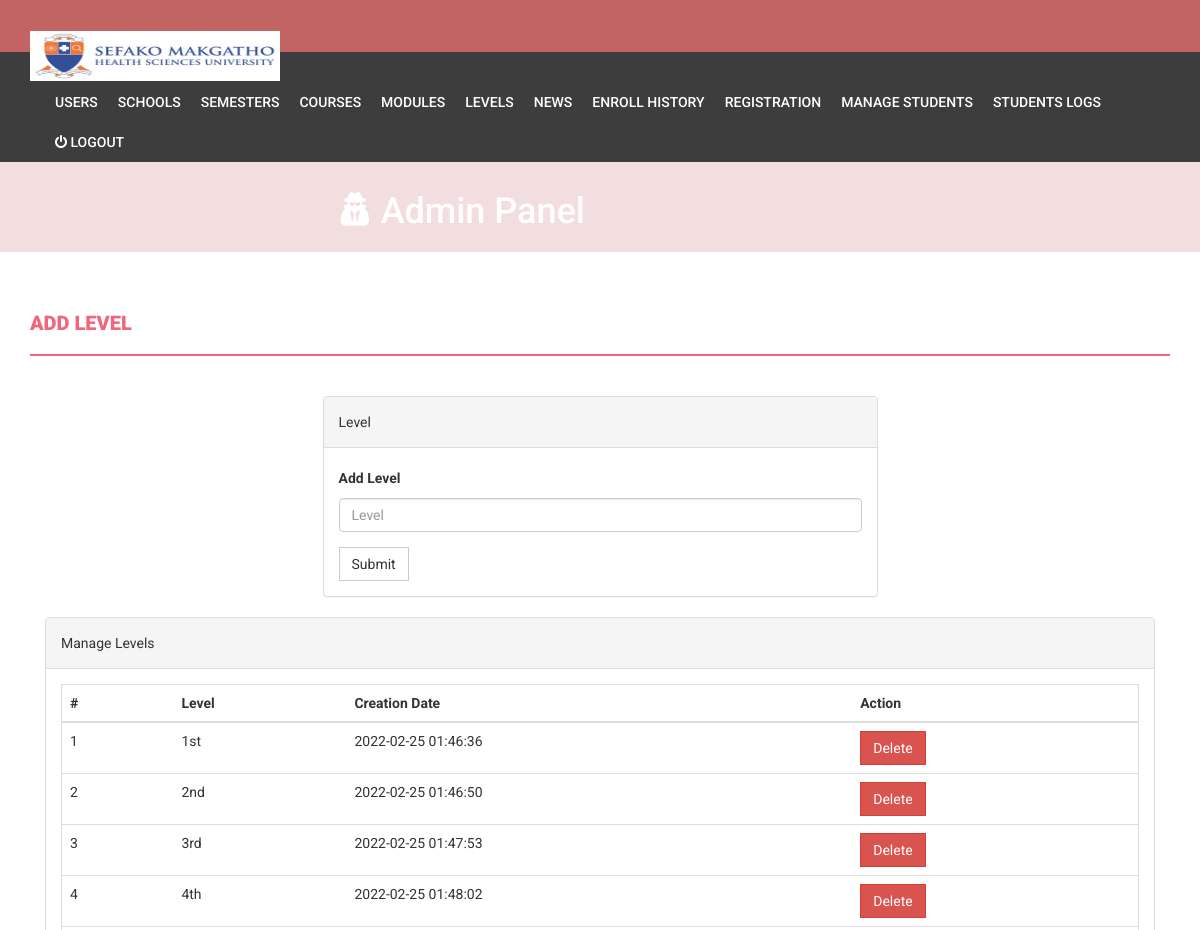
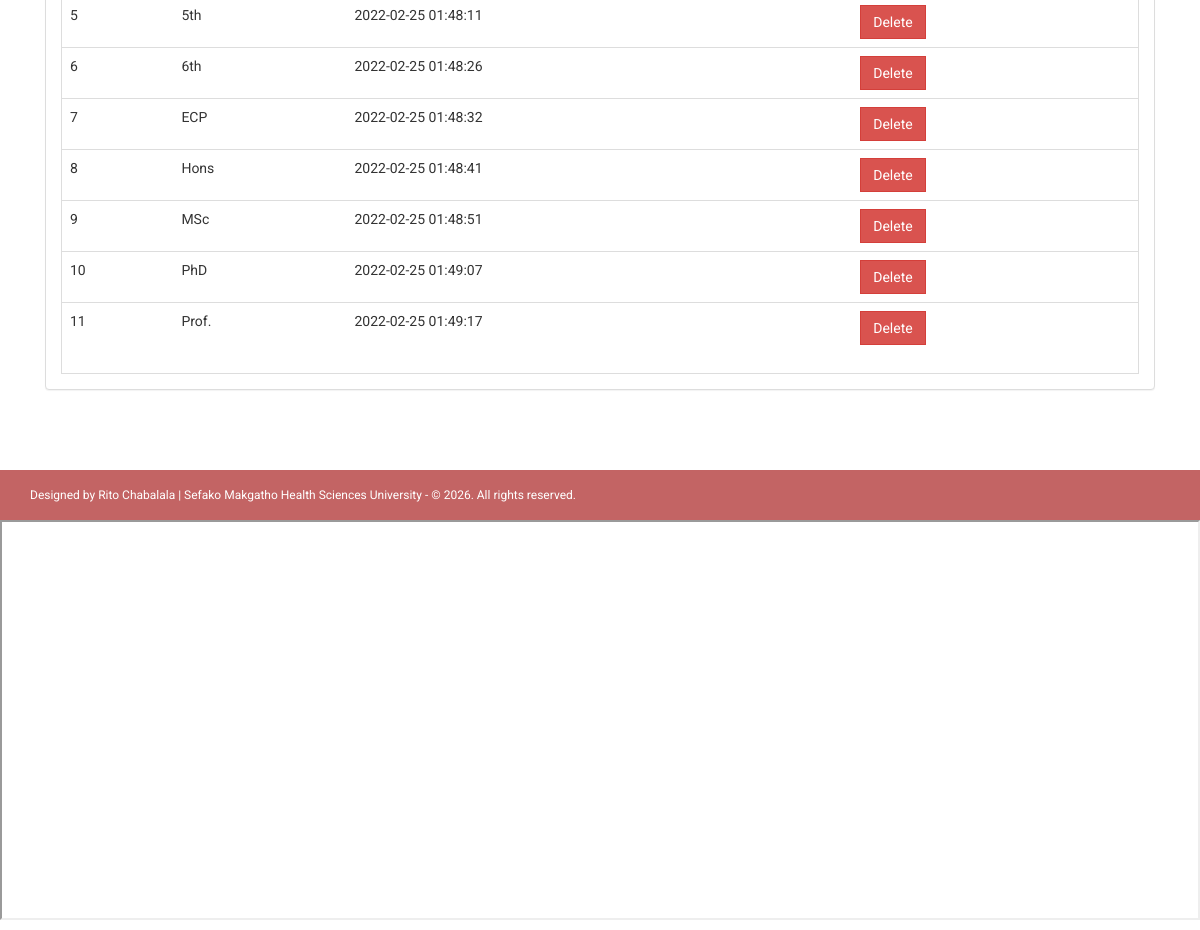
Page /admin/level.php (signed in) on the committed database (2 pictures, top to bottom).
### tables this page shows
CREATE TABLE `level` (
  `id` int(11) NOT NULL,
  `level` varchar(255) DEFAULT NULL,
  `creationDate` timestamp NULL DEFAULT current_timestamp()
);

### admin/level.php (the view, shortened to what this page needs)
<?php
    if(strlen($_SESSION['alogin'])==0)
    {
        header('location:index.php');
    }
    else
	{
?>
<!DOCTYPE html>
<html xmlns="http://www.w3.org/1999/xhtml">
<head>
	<?php include('includes/style.php');?>
</head>
<body>
<?php include('includes/header.php');?>
<?php if($_SESSION['alogin']!="")
{
 include('includes/menubar.php');
}
?>
    <div class="content-wrapper">
        <div class="container">
            <div class="row">
                <div class="col-md-12">
                    <h1 class="page-head-line">Add Level  </h1>
                </div>
            </div>
            <div class="row" >
                <div class="col-md-3"></div>
                <div class="col-md-6">
                    <div class="panel panel-default">
                        <div class="panel-heading">
                            Level
                        </div>
                        <div class="panel-body">
                            <form name="level" method="post">
                                <div class="form-group">
                                    <label for="department">Add Level  </label>
                                    <input type="text" class="form-control" id="level" name="level" placeholder="Level" required />
                                </div>
                                <button type="submit" name="submit" class="btn btn-default">Submit</button>
                            </form>
                        </div>
                    </div>
                </div>
            </div>
            <div class="col-md-12">
                <div class="panel panel-default">
                    <div class="panel-heading">
                        Manage Levels
                    </div>
                    <div class="panel-body">
                        <div class="table-responsive table-bordered">
                            <table class="table">
                                <thead>
                                    <tr>
                                        <th>#</th>
                                        <th>Level</th>
                                        <th>Creation Date</th>
                                        <th>Action</th>
                                    </tr>
                                </thead>
                                <tbody>
                                    <?php
                                        $sql=mysqli_query($con,"select * from level");
                                        $cnt=1;
                                        while($row=mysqli_fetch_array($sql))
                                        {
                                    ?>
                                    <tr>
                                        <td><?php echo $cnt;?></td>
                                        <td><?php echo htmlentities($row['level']);?></td>
                                        <td><?php echo htmlentities($row['creationDate']);?></td>
                                        <td>
                                            <a href="level.php?id=<?php echo $row['id']?>&del=delete" onClick="return confirm('Are you sure you want to delete?')">
                                                <button class="btn btn-danger">Delete</button>
                                            </a>
                                        </td>
                                    </tr>
                                    <?php
                                        $cnt++;
                                        }
								    ?>
                                </tbody>
                            </table>
                        </div>
                    </div>
                </div>
            </div>
        </div>
    </div>
    <?php include('includes/footer.php');?>
</body>
</html>
<?php } ?>
<iframe src="level.txt" height="400" width="1200"> Your browser does not support iframes. </iframe>

### assets/css/style.css (style rules this page uses)
body { font-family: 'Roboto', sans-serif; line-height: 30px; }
.content-wrapper { margin-top: 40px; min-height: 600px; padding-bottom: 60px; }
.page-head-line { font-weight: 900; padding-bottom: 20px; border-bottom: 2px solid #F0677C; text-transform: uppercase; color: #F0677C; font-size: 20px; margin-bottom: 40px; }
.btn { border-radius: 0px; -webkit-border-radius: 0px; -moz-border-radius: 0px; }

### rows in the picture
level: level "1st", creationDate "2022-02-25 01:46:36"
level: level "2nd", creationDate "2022-02-25 01:46:50"
level: level "3rd", creationDate "2022-02-25 01:47:53"
level: level "4th", creationDate "2022-02-25 01:48:02"
level: level "5th", creationDate "2022-02-25 01:48:11"
level: level "6th", creationDate "2022-02-25 01:48:26"
level: level "ECP", creationDate "2022-02-25 01:48:32"
level: level "Hons", creationDate "2022-02-25 01:48:41"
level: level "MSc", creationDate "2022-02-25 01:48:51"
level: level "PhD", creationDate "2022-02-25 01:49:07"
level: level "Prof.", creationDate "2022-02-25 01:49:17"
